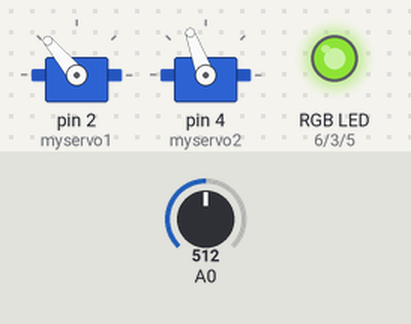
Bench run of a sketch on a simulated Arduino Uno, built with avr-gcc and run on an emulated ATmega328P. Shown: 2 × servo, an RGB LED mixed from three pins (HIGH = lit). The test bench sets the inputs (shaded band); at power-on: A0 = 512. Dim RGB values are drawn brighter than linear.

Above: at 1.2 s.
1.3 s: A0 set to 533
At 2.08 s:
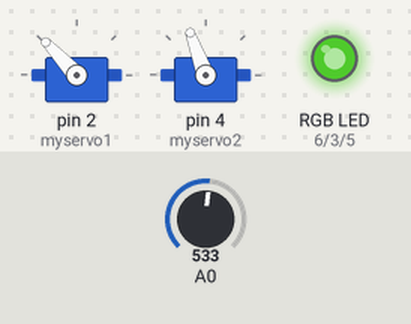
At 3.0 s:
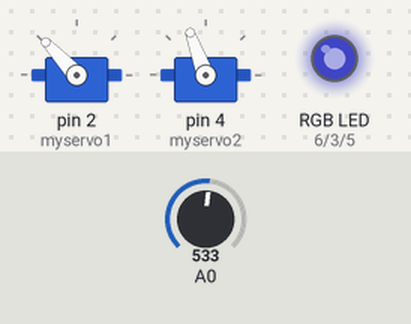
4.3 s: A0 set to 511
At 4.92 s:
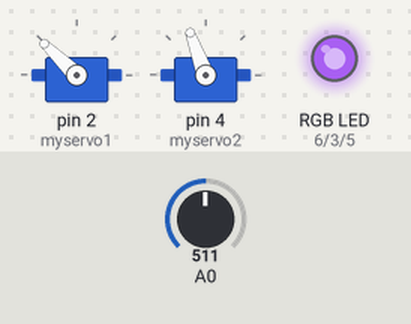
7.3 s: A0 set to 494
10.3 s: A0 set to 469
13.3 s: A0 set to 347
16.3 s: A0 set to 330
At 16.84 s:
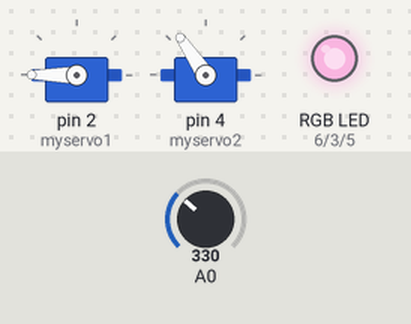
Timing chart, 0 to 22.4 s (numbered marks = the images above; inputs shaded):
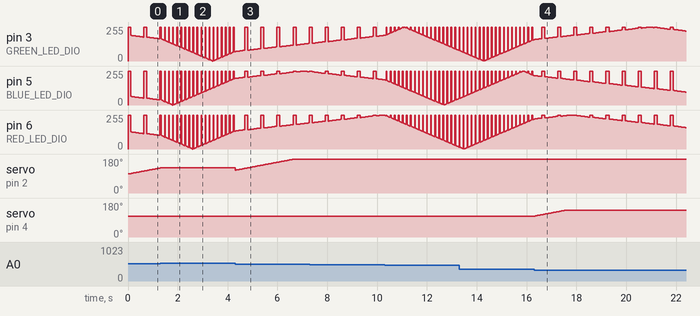

The sketch:

arduino_game.ino
```cpp
#include <Servo.h>

Servo myservo1;
Servo myservo2;

int JoystickButton = 0;


int pos = 0;
int Direction =0;
int Servo1Pos =100; //top
int Servo2Pos =110; //bottom

int BlinkCounter =0;


#define BLUE_LED_DIO 5     /* Select the DIO for driving the BLUE LED */
#define RED_LED_DIO 6       /* Select the DIO for driving the RED LED */
#define GREEN_LED_DIO 3    /* Select the DIO for driving the GREEN LED */

int RedColor,BlueColor,GreenColor = 255;
int incRed,incBlue,incGreen = 0;


void setup()
{
  myservo1.attach(2);
  myservo2.attach(4);
  myservo1.write(Servo1Pos);
  myservo2.write(Servo2Pos);

  pinMode(BLUE_LED_DIO, OUTPUT);
  pinMode(RED_LED_DIO, OUTPUT);
  pinMode(GREEN_LED_DIO, OUTPUT);
  analogWrite(BLUE_LED_DIO, 255);
  analogWrite(RED_LED_DIO, 255);
  analogWrite(GREEN_LED_DIO, 255);
  RedColor = 128;
  BlueColor = 64;
  GreenColor = 192;

  Serial.begin(9600);

}


void loop()
{
  Direction =0;

  JoystickButton = analogRead(0);
  if (JoystickButton < 20) { Direction = 1; } //left
  if ((JoystickButton > 480) && (JoystickButton < 520)) { Direction = 2; } //right
  if ((JoystickButton > 120) && (JoystickButton < 160)) { Direction = 3; } //up
  if ((JoystickButton > 300) && (JoystickButton < 340)) { Direction = 4; } //down
  if ((JoystickButton > 720) && (JoystickButton < 760)) { Direction = 5; } //fire

//  Serial.println(Direction);

  if (Direction == 1) { Servo1Pos--; myservo1.write(Servo1Pos); delay(30); } else
  if (Direction == 2) { Servo1Pos++; myservo1.write(Servo1Pos); delay(30); } else

  if (Direction == 3) { Servo2Pos--; myservo2.write(Servo2Pos); delay(30); } else
  if (Direction == 4) { Servo2Pos++; myservo2.write(Servo2Pos); delay(30); } else
/*
  if (Direction == 5) {
//     myservo1.detach();
//     myservo2.detach();

        for(pos = 85; pos < 120; pos += 1)  {   myservo1.write(pos);   delay(25);     }
        for(pos = 50; pos < 85; pos += 1)  {   myservo2.write(pos);   delay(25);     }

        for(pos = 120; pos > 85; pos -= 1)  {   myservo1.write(pos);   delay(25);     }
        for(pos = 85; pos > 50; pos -= 1)  {   myservo2.write(pos);   delay(25);     }

        int Servo1Pos =100; //top
        int Servo2Pos =65; //bottom

        myservo1.write(Servo1Pos);
        myservo2.write(Servo2Pos);

  }
*/
  if (Servo1Pos>120) { Servo1Pos=120; }
  if (Servo1Pos<85)  { Servo1Pos= 85; }

  if (Servo2Pos>140) { Servo2Pos=140; }
  if (Servo2Pos<90)  { Servo2Pos= 90; }

  BlinkCounter++;

  if (BlinkCounter>15) { BlinkCounter=0; }

  if (BlinkCounter>2)
  {
      analogWrite(RED_LED_DIO, RedColor);
      if (incRed==0) {  RedColor -=1; } else { RedColor +=1; }
      if (RedColor<=0) { incRed=1; } else
      if (RedColor>=255) { incRed=0; }

      analogWrite(GREEN_LED_DIO, GreenColor);
      if (incGreen==0) {  GreenColor -=1; } else { GreenColor +=1; }
      if (GreenColor<=0) { incGreen=1; } else
      if (GreenColor>=255) { incGreen=0; }

      analogWrite(BLUE_LED_DIO, BlueColor);
      if (incBlue==0) {  BlueColor -=1; } else { BlueColor +=1; }
      if (BlueColor<=0) { incBlue=1; } else
      if (BlueColor>=255) { incBlue=0; }
  } else
  {
      analogWrite(RED_LED_DIO, 255);
      analogWrite(GREEN_LED_DIO, 255);
      analogWrite(BLUE_LED_DIO, 255);
  }

  delay(10);

}
```

Measured:
- the behaviour switches between 519 and 520 on A0 (found by bisection; images 0 and 1)
- the behaviour switches between 340 and 339 on A0 (found by bisection; images 3 and 4)
- after the input at 1.3 s, servo on pin 2 (myservo1): stays 133° (without the input it goes to 134° after 0.03 s)
- after the input at 16.3 s, servo on pin 4 (myservo2): moves from 110° to 141° over 1.2 s, starting at once
